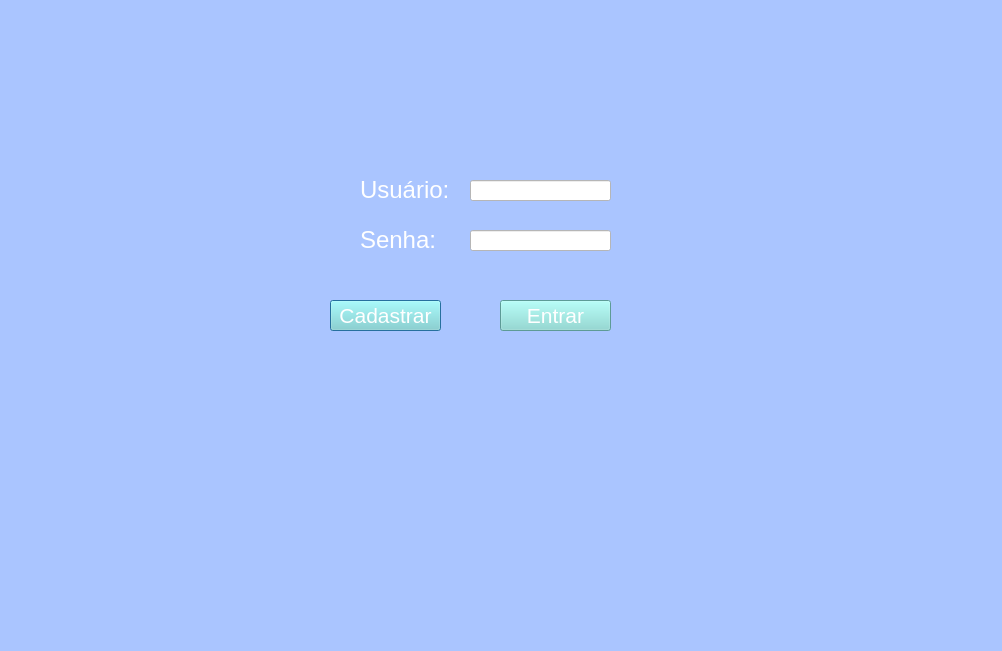
<?xml version="1.0" encoding="UTF-8"?>
<ui version="4.0">
 <class>Dialog</class>
 <widget class="QDialog" name="Dialog">
  <property name="geometry">
   <rect>
    <x>0</x>
    <y>0</y>
    <width>1002</width>
    <height>651</height>
   </rect>
  </property>
  <property name="windowTitle">
   <string>Dialog</string>
  </property>
  <property name="styleSheet">
   <string notr="true">background-color: rgb(170, 197, 255);</string>
  </property>
  <widget class="QLabel" name="Usuario">
   <property name="geometry">
    <rect>
     <x>360</x>
     <y>170</y>
     <width>91</width>
     <height>41</height>
    </rect>
   </property>
   <property name="text">
    <string>&lt;html&gt;&lt;head/&gt;&lt;body&gt;&lt;p&gt;&lt;span style=&quot; font-size:18pt; color:#ffffff;&quot;&gt;Usuário:&lt;/span&gt;&lt;/p&gt;&lt;/body&gt;&lt;/html&gt;</string>
   </property>
  </widget>
  <widget class="QLabel" name="Senha">
   <property name="geometry">
    <rect>
     <x>360</x>
     <y>220</y>
     <width>91</width>
     <height>41</height>
    </rect>
   </property>
   <property name="text">
    <string>&lt;html&gt;&lt;head/&gt;&lt;body&gt;&lt;p&gt;&lt;span style=&quot; font-size:18pt; color:#ffffff;&quot;&gt;Senha:&lt;/span&gt;&lt;/p&gt;&lt;/body&gt;&lt;/html&gt;</string>
   </property>
  </widget>
  <widget class="QPushButton" name="B_Cadastrar">
   <property name="geometry">
    <rect>
     <x>330</x>
     <y>300</y>
     <width>111</width>
     <height>31</height>
    </rect>
   </property>
   <property name="sizePolicy">
    <sizepolicy hsizetype="Minimum" vsizetype="Fixed">
     <horstretch>0</horstretch>
     <verstretch>0</verstretch>
    </sizepolicy>
   </property>
   <property name="font">
    <font>
     <pointsize>16</pointsize>
    </font>
   </property>
   <property name="toolTip">
    <string>&lt;html&gt;&lt;head/&gt;&lt;body&gt;&lt;p&gt;&lt;span style=&quot; font-size:18pt; font-weight:600;&quot;&gt;Cadastrar&lt;/span&gt;&lt;/p&gt;&lt;/body&gt;&lt;/html&gt;</string>
   </property>
   <property name="styleSheet">
    <string notr="true">background-color: rgb(130, 217, 210);
color: rgb(255, 255, 255);</string>
   </property>
   <property name="text">
    <string>Cadastrar</string>
   </property>
   <property name="iconSize">
    <size>
     <width>16</width>
     <height>16</height>
    </size>
   </property>
   <property name="autoRepeatDelay">
    <number>300</number>
   </property>
   <property name="autoRepeatInterval">
    <number>100</number>
   </property>
  </widget>
  <widget class="QPushButton" name="B_Entrar">
   <property name="geometry">
    <rect>
     <x>500</x>
     <y>300</y>
     <width>111</width>
     <height>31</height>
    </rect>
   </property>
   <property name="font">
    <font>
     <pointsize>16</pointsize>
    </font>
   </property>
   <property name="styleSheet">
    <string notr="true">background-color: rgb(130, 217, 210);
color: rgb(255, 255, 255);</string>
   </property>
   <property name="text">
    <string>Entrar</string>
   </property>
  </widget>
  <widget class="QLineEdit" name="C_usuario">
   <property name="geometry">
    <rect>
     <x>470</x>
     <y>180</y>
     <width>141</width>
     <height>21</height>
    </rect>
   </property>
   <property name="styleSheet">
    <string notr="true">background-color: rgb(255, 255, 255);</string>
   </property>
  </widget>
  <widget class="QLineEdit" name="C_senha">
   <property name="geometry">
    <rect>
     <x>470</x>
     <y>230</y>
     <width>141</width>
     <height>21</height>
    </rect>
   </property>
   <property name="styleSheet">
    <string notr="true">background-color: rgb(255, 255, 255);</string>
   </property>
   <property name="echoMode">
    <enum>QLineEdit::Password</enum>
   </property>
  </widget>
  <widget class="QLabel" name="img_usuario_T1">
   <property name="geometry">
    <rect>
     <x>430</x>
     <y>30</y>
     <width>161</width>
     <height>111</height>
    </rect>
   </property>
   <property name="styleSheet">
    <string notr="true">image: url(:/img/USUARIO.png);</string>
   </property>
   <property name="text">
    <string/>
   </property>
  </widget>
  <widget class="QLabel" name="C_aviso">
   <property name="geometry">
    <rect>
     <x>280</x>
     <y>390</y>
     <width>461</width>
     <height>51</height>
    </rect>
   </property>
   <property name="font">
    <font>
     <pointsize>14</pointsize>
     <weight>75</weight>
     <bold>true</bold>
    </font>
   </property>
   <property name="text">
    <string>&lt;html&gt;&lt;head/&gt;&lt;body&gt;&lt;p&gt;&lt;br/&gt;&lt;/p&gt;&lt;/body&gt;&lt;/html&gt;</string>
   </property>
   <property name="alignment">
    <set>Qt::AlignCenter</set>
   </property>
  </widget>
 </widget>
 <resources>
  <include location="sourcee.qrc"/>
 </resources>
 <connections/>
</ui>
